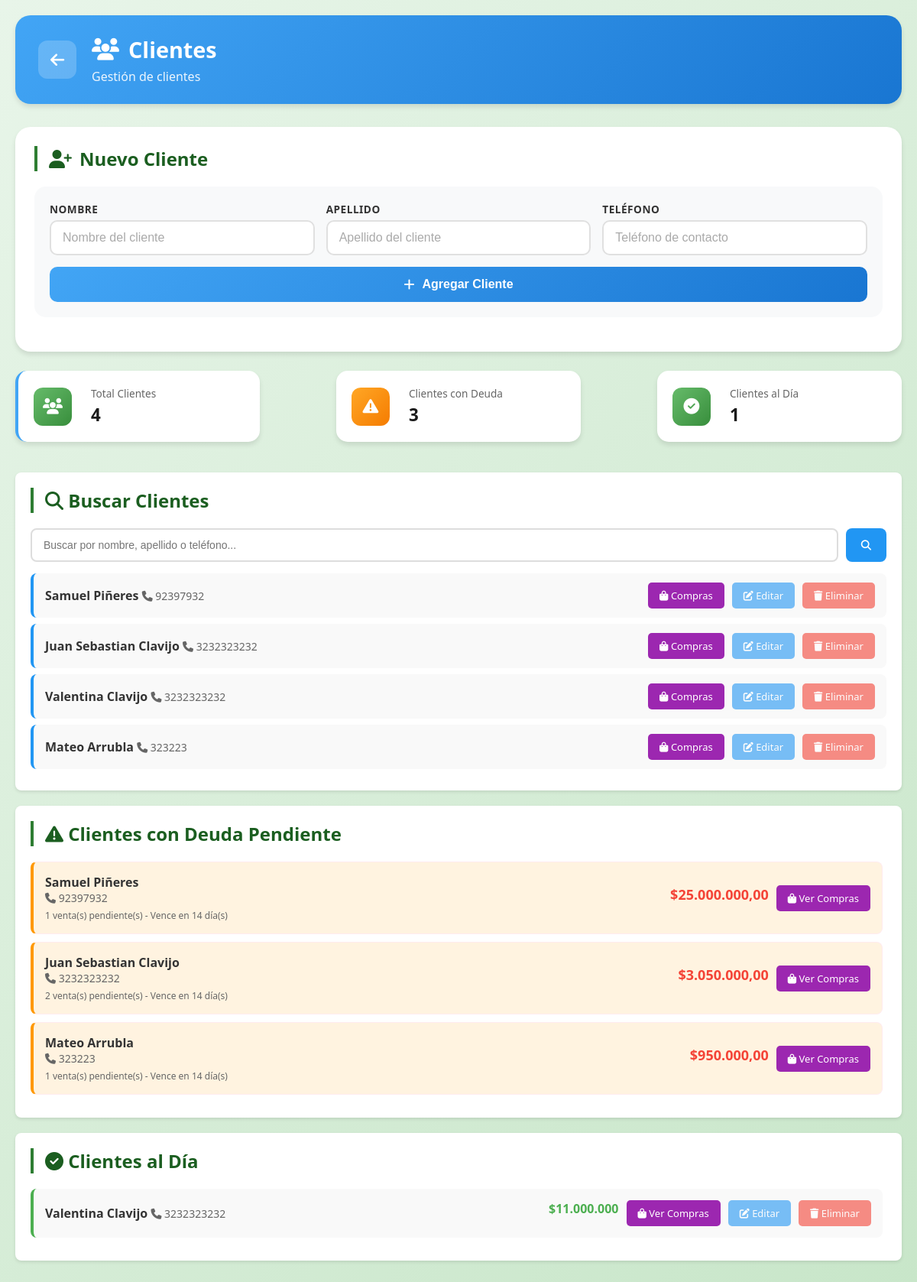
/clientes/, run on the app's committed database.
### apps/clientes/models.py (models this page shows, shortened)
class Clientes(models.Model):
    idCliente = models.AutoField(primary_key=True)
    nombre = models.CharField(max_length=50)
    apellido = models.CharField(max_length=50)
    telefono = models.CharField(max_length=22)
    inicial = models.DecimalField(max_digits=10, decimal_places=2, default=0)
    saldo = models.DecimalField(max_digits=10, decimal_places=2, default=0)

### apps/clientes/views.py (the view, shortened to what this page needs)
# urls.py: path('', views.ClienteListView.as_view(), name='cliente_list'),
class ClienteListView(FormMixin, ListView):
    model = Clientes
    template_name = 'clientes.html'
    context_object_name = 'clientes'
    form_class = ClienteForm
    success_url = reverse_lazy('cliente_list')
    def get_context_data(self, **kwargs):
        context = super().get_context_data(**kwargs)
        context['form'] = self.get_form()
        clientes_con_deuda = []
        clientes_pagados = []
        for cliente in context['clientes']:
            ventas_pendientes = Venta.objects.filter(
                cliente=cliente,
                estado_pago__in=['pendiente', 'vencido']
            )
            if ventas_pendientes.exists():
                total_deuda = sum(venta.saldo_pendiente for venta in ventas_pendientes)
                dias_vencimiento = []
                for venta in ventas_pendientes:
                    if venta.fecha_vencimiento:
                        dias = venta.dias_para_vencimiento
                        if dias is not None:
                            dias_vencimiento.append(dias)
                estado_critico = 'pendiente'
                dias_validos = [d for d in dias_vencimiento if d is not None]
                if any(d < 0 for d in dias_validos):
                    estado_critico = 'vencido'
                elif any(d <= 1 for d in dias_validos):
                    estado_critico = 'urgente'
                clientes_con_deuda.append({
                    'cliente': cliente,
                    'total_deuda': total_deuda,
                    'ventas_pendientes': ventas_pendientes.count(),
                    'estado': estado_critico,
                    'dias_minimos': min(d for d in dias_vencimiento if d is not None) if dias_vencimiento else None
                })
            else:
                total_compras = Venta.objects.filter(cliente=cliente).aggregate(
                    total=Sum('total')
                )['total'] or 0
                clientes_pagados.append({
                    'cliente': cliente,
                    'total_compras': total_compras
                })
        clientes_con_deuda.sort(key=lambda x: x['total_deuda'], reverse=True)
        context['clientes_con_deuda'] = clientes_con_deuda
        context['clientes_pagados'] = clientes_pagados
        return context

### apps/clientes/forms.py
class ClienteForm(forms.ModelForm):
    class Meta:
        model = Clientes
        fields = ['nombre', 'apellido', 'telefono']
        widgets = {
            'nombre': forms.TextInput(attrs={
                'class': 'form-input',
                'placeholder': 'Nombre del cliente'
            }),
            'apellido': forms.TextInput(attrs={
                'class': 'form-input',
                'placeholder': 'Apellido del cliente'
            }),
            'telefono': forms.TextInput(attrs={
                'class': 'form-input',
                'placeholder': 'Teléfono de contacto'
            }),
        }

### apps/ventas/models.py (called while the page is built)
    @property
    def saldo_pendiente(self):
        return self.total - self.monto_pagado

    @property
    def dias_para_vencimiento(self):
        if self.fecha_vencimiento and self.estado_pago == 'pendiente':
            return (self.fecha_vencimiento - timezone.now().date()).days
        return None

### apps/clientes/templates/clientes.html (shortened to what this page needs)
{% load static %}
<!DOCTYPE html>
<html lang="es">
<head>
    <link rel="stylesheet" href="{% static 'css/style.css' %}">
    <link rel="stylesheet" href="https://cdnjs.cloudflare.com/ajax/libs/font-awesome/6.5.1/css/all.min.css">
</head>
<body>
    <div class="container">
        <header class="page-header clientes-header">
            <a href="{% url 'inicio' %}" class="btn-volver">
                <i class="fas fa-arrow-left"></i>
            </a>
            <div class="header-info">
                <h1><i class="fas fa-users"></i> Clientes</h1>
                <p>Gestión de clientes</p>
            </div>
        </header>
        <section class="form-section">
            <h2 class="section-title"><i class="fas fa-user-plus"></i> Nuevo Cliente</h2>
            <form id="formClientes" class="form-agregar" method="post">
                <div class="form-row">
                    <div class="form-group">
                        <label for="id_nombre">Nombre</label>
                        {{ form.nombre }}
                    </div>
                    <div class="form-group">
                        <label for="id_apellido">Apellido</label>
                        {{ form.apellido }}
                    </div>
                    <div class="form-group">
                        <label for="id_telefono">Teléfono</label>
                        {{ form.telefono }}
                    </div>
                </div>
                <button type="submit" class="btn-agregar clientes-btn">
                    <i class="fas fa-plus"></i> Agregar Cliente
                </button>
            </form>
        </section>
        <section class="resumen-section">
            <div class="resumen-card clientes-card">
                <div class="resumen-icon">
                    <i class="fas fa-users"></i>
                </div>
                <div class="resumen-info">
                    <span class="resumen-label">Total Clientes</span>
                    <span class="resumen-valor">{{ clientes|length }}</span>
                </div>
            </div>
            <div class="resumen-card">
                <div class="resumen-icon warning">
                    <i class="fas fa-exclamation-triangle"></i>
                </div>
                <div class="resumen-info">
                    <span class="resumen-label">Clientes con Deuda</span>
                    <span class="resumen-valor">{{ clientes_con_deuda|length }}</span>
                </div>
            </div>
            <div class="resumen-card">
                <div class="resumen-icon">
                    <i class="fas fa-check-circle"></i>
                </div>
                <div class="resumen-info">
                    <span class="resumen-label">Clientes al Día</span>
                    <span class="resumen-valor">{{ clientes_pagados|length }}</span>
                </div>
            </div>
        </section>
        <section class="search-section">
            <div class="lista-header">
                <h2 class="section-title"><i class="fas fa-search"></i> Buscar Clientes</h2>
            </div>
            <div class="search-box">
                <input type="text" id="searchInput" class="search-input" placeholder="Buscar por nombre, apellido o teléfono...">
                <button class="search-icon">
                    <i class="fas fa-search"></i>
                </button>
            </div>
            <div class="todos-clientes-list" id="todosClientesList">
                {% for cliente in clientes %}
                <div class="cliente-all-item" data-nombre="{{ cliente.nombre|lower }}" data-apellido="{{ cliente.apellido|lower }}" data-telefono="{{ cliente.telefono }}">
                    <div class="cliente-info">
                        <span class="cliente-nombre">{{ cliente.nombre }} {{ cliente.apellido }}</span>
                        <span class="cliente-telefono"><i class="fas fa-phone"></i> {{ cliente.telefono }}</span>
                    </div>
                    <div class="cliente-acciones">
                        <a href="{% url 'cliente_compras' cliente.pk %}" class="btn-compras">
                            <i class="fas fa-shopping-bag"></i> Compras
                        </a>
                        <a href="{% url 'cliente_update' cliente.pk %}" class="btn-editar">
                            <i class="fas fa-edit"></i> Editar
                        </a>
                        <a href="{% url 'cliente_delete' cliente.pk %}" class="btn-eliminar">
                            <i class="fas fa-trash"></i> Eliminar
                        </a>
                    </div>
                </div>
                {% empty %}
                <p class="empty-message">No hay clientes registrados</p>
                {% endfor %}
            </div>
        </section>
        {% if clientes_con_deuda %}
        <section class="deuda-section">
            <div class="lista-header">
                <h2 class="section-title"><i class="fas fa-exclamation-triangle"></i> Clientes con Deuda Pendiente</h2>
            </div>
            <div class="lista-container">
                {% for deuda in clientes_con_deuda %}
                <div class="cliente-deuda-item {{ deuda.estado }}">
                    <div class="deuda-info">
                        <span class="cliente-nombre">{{ deuda.cliente.nombre }} {{ deuda.cliente.apellido }}</span>
                        <span class="cliente-telefono"><i class="fas fa-phone"></i> {{ deuda.cliente.telefono }}</span>
                        <div class="deuda-detalle">
                            {{ deuda.ventas_pendientes }} venta(s) pendiente(s)
                            {% if deuda.dias_minimos is not None %}
                                {% if deuda.dias_minimos < 0 %}
                                    - Vencida hace {{ deuda.dias_minimos.abs }} día(s)
                                {% elif deuda.dias_minimos == 0 %}
                                    - Vence hoy
                                {% elif deuda.dias_minimos == 1 %}
                                    - Vence mañana
                                {% else %}
                                    - Vence en {{ deuda.dias_minimos }} día(s)
                                {% endif %}
                            {% endif %}
                        </div>
                    </div>
                    <div class="cliente-acciones">
                        <div class="deuda-monto">${{ deuda.total_deuda }}</div>
                        <a href="{% url 'cliente_compras' deuda.cliente.pk %}" class="btn-compras">
                            <i class="fas fa-shopping-bag"></i> Ver Compras
                        </a>
                    </div>
                </div>
                {% endfor %}
            </div>
        </section>
        {% endif %}
        <section class="deuda-section">
            <div class="lista-header">
                <h2 class="section-title"><i class="fas fa-check-circle"></i> Clientes al Día</h2>
            </div>
            <div class="lista-container">
                {% for pagado in clientes_pagados %}
                <div class="cliente-pagado-item">
                    <div class="pagado-info">
                        <span class="cliente-nombre">{{ pagado.cliente.nombre }} {{ pagado.cliente.apellido }}</span>
                        <span class="cliente-telefono"><i class="fas fa-phone"></i> {{ pagado.cliente.telefono }}</span>
                    </div>
                    <div class="cliente-acciones">
                        <div class="pagado-monto">${{ pagado.total_compras }}</div>
                        <a href="{% url 'cliente_compras' pagado.cliente.pk %}" class="btn-compras">
                            <i class="fas fa-shopping-bag"></i> Ver Compras
                        </a>
                        <a href="{% url 'cliente_update' pagado.cliente.pk %}" class="btn-editar">
                            <i class="fas fa-edit"></i> Editar
                        </a>
                        <a href="{% url 'cliente_delete' pagado.cliente.pk %}" class="btn-eliminar">
                            <i class="fas fa-trash"></i> Eliminar
                        </a>
                    </div>
                </div>
                {% empty %}
                <p class="empty-message">No hay clientes al día</p>
                {% endfor %}
            </div>
        </section>
    </div>
</body>
</html>

### apps/clientes/templates/clientes.html (style rules this page uses)
.form-row { display: flex; gap: 15px; flex-wrap: wrap; margin-bottom: 15px; }
.form-group { flex: 1; min-width: 200px; }
.form-group label { display: block; margin-bottom: 5px; font-weight: 600; color: #333; }
.form-input { width: 100%; padding: 12px 15px; border: 2px solid #ddd; border-radius: 8px; font-size: 14px; transition: border-color 0.3s, box-shadow 0.3s; box-sizing: border-box; }
.form-input::placeholder { color: #999; }
.cliente-info { flex: 1; }
.cliente-nombre { font-weight: 600; color: #333; }
.cliente-telefono { color: #666; font-size: 14px; }
.cliente-acciones { display: flex; gap: 10px; }
.cliente-acciones a { padding: 8px 15px; border-radius: 5px; text-decoration: none; font-size: 13px; transition: background 0.3s; }
.btn-editar { background: #2196F3; color: white; }
.btn-eliminar { background: #f44336; color: white; }
.btn-compras { background: #9C27B0; color: white; }
.deuda-section { background: white; padding: 20px; border-radius: 8px; box-shadow: 0 2px 4px rgba(0,0,0,0.1); margin-bottom: 20px; }
.cliente-deuda-item { display: flex; justify-content: space-between; align-items: center; padding: 15px; border: 1px solid #ffebee; border-radius: 8px; margin-bottom: 10px; background: #fff5f5; border-left: 4px solid; }
.cliente-deuda-item.pendiente { border-left-color: #ff9800; background: #fff3e0; }
.deuda-info { flex: 1; }
.deuda-monto { font-size: 18px; font-weight: bold; color: #f44336; }
.deuda-detalle { font-size: 12px; color: #666; margin-top: 5px; }
.cliente-pagado-item { display: flex; justify-content: space-between; align-items: center; padding: 15px; background: #f9f9f9; border-radius: 8px; margin-bottom: 10px; border-left: 4px solid #4CAF50; }
.pagado-info { flex: 1; }
.pagado-monto { font-size: 16px; font-weight: bold; color: #4CAF50; }
.search-section { background: white; padding: 20px; border-radius: 8px; box-shadow: 0 2px 4px rgba(0,0,0,0.1); margin-bottom: 20px; }
.search-box { display: flex; gap: 10px; margin-bottom: 15px; }
.search-input { flex: 1; padding: 12px 15px; border: 2px solid #ddd; border-radius: 8px; font-size: 14px; transition: border-color 0.3s, box-shadow 0.3s; }
.search-icon { padding: 12px 20px; background: #2196F3; color: white; border: none; border-radius: 8px; cursor: pointer; }
.todos-clientes-list { max-height: 400px; overflow-y: auto; }
.cliente-all-item { display: flex; justify-content: space-between; align-items: center; padding: 12px 15px; background: #f9f9f9; border-radius: 8px; margin-bottom: 8px; border-left: 4px solid #2196F3; transition: background 0.3s; }

### data on the page
Clientes: nombre "Samuel", apellido "Piñeres", telefono "92397932", cliente.nombre "Samuel", cliente.apellido "Piñeres", cliente.telefono "92397932", ventas_pendientes "1", dias_minimos "14", total_deuda "25.000.000,00"
Clientes: nombre "Juan Sebastian", apellido "Clavijo", telefono "3232323232", cliente.nombre "Juan Sebastian", cliente.apellido "Clavijo", cliente.telefono "3232323232", ventas_pendientes "2", dias_minimos "14", total_deuda "3.050.000,00"
Clientes: nombre "Valentina", apellido "Clavijo", telefono "3232323232", cliente.nombre "Valentina", cliente.apellido "Clavijo", cliente.telefono "3232323232", total_compras "11.000.000"
Clientes: nombre "Mateo", apellido "Arrubla", telefono "323223", cliente.nombre "Mateo", cliente.apellido "Arrubla", cliente.telefono "323223", ventas_pendientes "1", dias_minimos "14", total_deuda "950.000,00"

### other printed values
{{ clientes|length }} "4"
{{ clientes_con_deuda|length }} "3"
{{ clientes_pagados|length }} "1"
